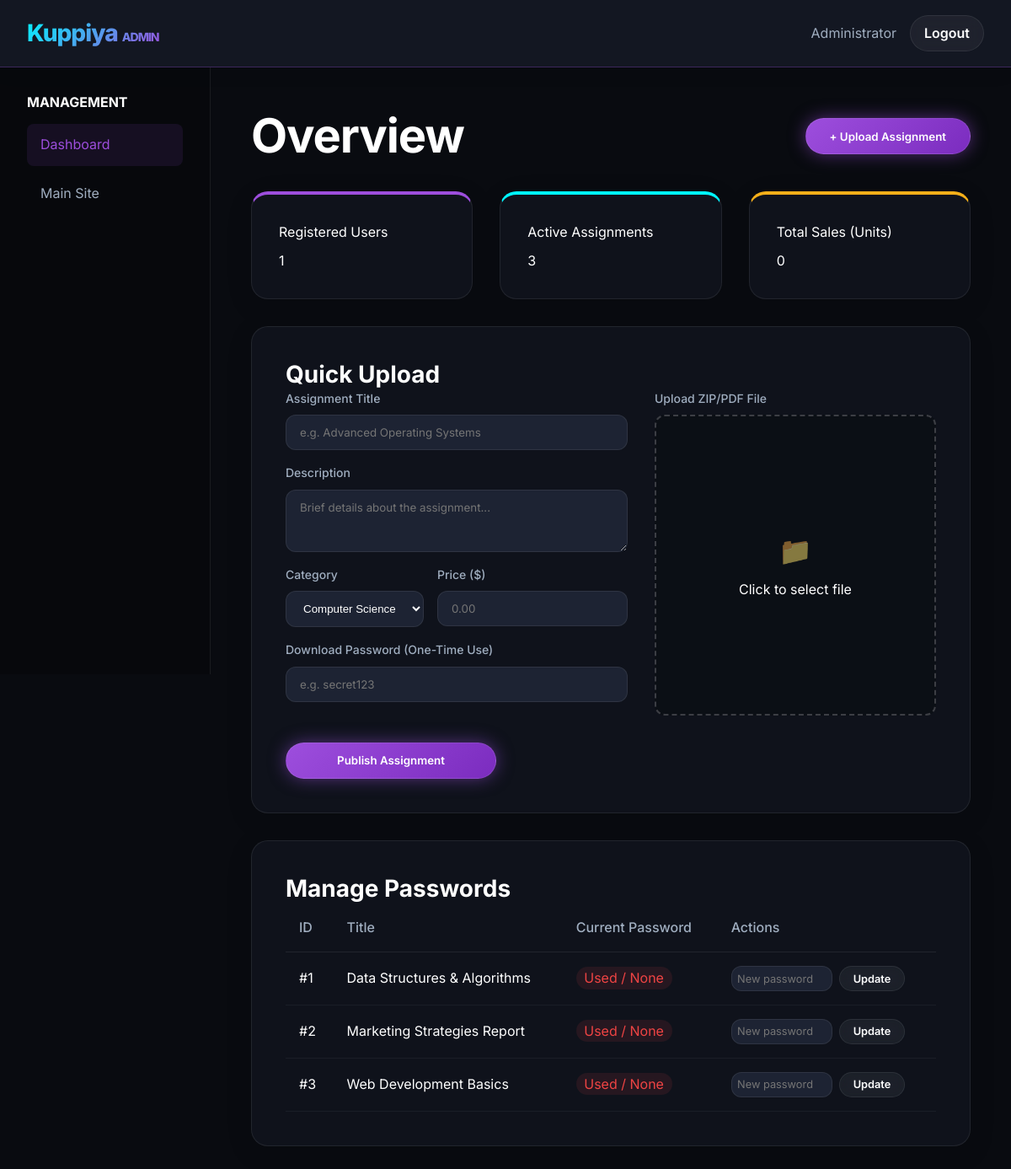
/admin/index.php (signed in), run on the app's committed database.
### tables this page shows
CREATE TABLE IF NOT EXISTS assignments (
    id INT AUTO_INCREMENT PRIMARY KEY,
    title VARCHAR(150) NOT NULL,
    description TEXT,
    category VARCHAR(50),
    price DECIMAL(10, 2) NOT NULL,
    file_path VARCHAR(255) NOT NULL,
    download_password VARCHAR(255) NULL,
    author_id INT,
    created_at TIMESTAMP DEFAULT CURRENT_TIMESTAMP,
    FOREIGN KEY (author_id) REFERENCES users(id) ON DELETE SET NULL
);

### admin/index.php (the view, shortened to what this page needs)
<?php
require_once '../config.php';
$productCount = $pdo->query("SELECT COUNT(*) FROM assignments")->fetchColumn();
$userCount = $pdo->query("SELECT COUNT(*) FROM users")->fetchColumn();
$purchaseCount = $pdo->query("SELECT COUNT(*) FROM purchases")->fetchColumn();
?>
<!DOCTYPE html>
<html lang="en">
<head>
    <link rel="stylesheet" href="../css/index.css">
    <link rel="stylesheet" href="../css/animations.css">
</head>
<body>
    <nav class="navbar scrolled" style="border-bottom: 1px solid var(--border-glow); position: static;">
        <div class="container navbar-content justify-between" style="max-width: 100%;">
            <a href="../index.php" class="logo text-gradient" id="kuppiya-logo">Kuppiya <span style="font-size: 0.5em; color: var(--secondary)">ADMIN</span></a>
            <div class="nav-actions flex gap-4 items-center">
                <span class="text-sm text-muted">Administrator</span>
                <a href="../processes/logout.php" class="btn btn-secondary text-sm" style="padding: 0.5rem 1rem;">Logout</a>
            </div>
        </div>
    </nav>
    <div class="flex animate-slideUp">
        <aside class="admin-sidebar">
            <h4 class="mb-4 text-xs text-subtle font-bold tracking-wider">MANAGEMENT</h4>
            <a href="index.php" class="admin-nav-link active">Dashboard</a>
            <a href="../index.php" class="admin-nav-link">Main Site</a>
        </aside>
        <main style="flex: 1; padding: 3rem;">
            <div class="flex justify-between items-center mb-8">
                <h1 class="text-3xl">Overview</h1>
                <button class="btn btn-primary animate-pulse">+ Upload Assignment</button>
            </div>
            <div class="grid mb-8" style="display: grid; grid-template-columns: repeat(3, 1fr); gap: 2rem;">
                <div class="glass-panel" style="padding: 2rem; border-top: 4px solid var(--primary);">
                    <div class="text-sm text-subtle mb-2">Registered Users</div>
                    <div class="text-4xl font-bold"><?= $userCount ?></div>
                </div>
                <div class="glass-panel" style="padding: 2rem; border-top: 4px solid var(--secondary);">
                    <div class="text-sm text-subtle mb-2">Active Assignments</div>
                    <div class="text-4xl font-bold"><?= $productCount ?></div>
                </div>
                 <div class="glass-panel" style="padding: 2rem; border-top: 4px solid #f5af19;">
                    <div class="text-sm text-subtle mb-2">Total Sales (Units)</div>
                    <div class="text-4xl font-bold"><?= $purchaseCount ?></div>
                </div>
            </div>
            <div class="glass-panel mt-8" style="padding: 2.5rem;">
                <h3 class="mb-6 text-xl">Quick Upload</h3>
                <form action="upload_process.php" method="POST" enctype="multipart/form-data" class="grid" style="display: grid; grid-template-columns: 1fr 1fr; gap: 2rem;">
                    <div>
                        <div class="input-group">
                            <label class="form-label">Assignment Title</label>
                            <input type="text" name="title" class="form-input" placeholder="e.g. Advanced Operating Systems" required>
                        </div>
                        <div class="input-group">
                            <label class="form-label">Description</label>
                            <textarea name="description" class="form-input" rows="3" placeholder="Brief details about the assignment..."></textarea>
                        </div>
                        <div class="flex gap-4">
                            <div class="input-group w-full">
                                <label class="form-label">Category</label>
                                <select name="category" class="form-input" required>
                                    <option value="Computer Science">Computer Science</option>
                                </select>
                            </div>
                            <div class="input-group w-full">
                                <label class="form-label">Price ($)</label>
                                <input type="number" name="price" class="form-input" placeholder="0.00" step="0.01" required>
                            </div>
                        </div>
                        <div class="input-group">
                            <label class="form-label">Download Password (One-Time Use)</label>
                            <input type="text" name="download_password" class="form-input" placeholder="e.g. secret123" required>
                        </div>
                    </div>
                    <div>
                        <div class="input-group h-full">
                            <label class="form-label">Upload ZIP/PDF File</label>
                            <div class="form-input" style="height: 100%; min-height: 150px; display: flex; flex-direction: column; align-items: center; justify-content: center; border: 2px dashed rgba(255,255,255,0.2); background: rgba(0,0,0,0.2); position: relative;">
                                <span style="font-size: 2rem; opacity: 0.5;">📁</span>
                                <span class="text-sm text-subtle mt-2" id="file-name-display">Click to select file</span>
                            </div>
                        </div>
                    </div>
                    <div style="grid-column: span 2;">
                        <button class="btn btn-primary" type="submit" style="width: 250px;">Publish Assignment</button>
                    </div>
                </form>
            </div>
            <div class="glass-panel mt-8" style="padding: 2.5rem;">
                <h3 class="mb-6 text-xl">Manage Passwords</h3>
                <div style="overflow-x: auto;">
                    <table style="width: 100%; text-align: left; border-collapse: collapse;">
                        <thead>
                            <tr style="border-bottom: 1px solid var(--border);">
                                <th style="padding: 1rem; color: var(--text-muted); font-weight: 500;">ID</th>
                                <th style="padding: 1rem; color: var(--text-muted); font-weight: 500;">Title</th>
                                <th style="padding: 1rem; color: var(--text-muted); font-weight: 500;">Current Password</th>
                                <th style="padding: 1rem; color: var(--text-muted); font-weight: 500;">Actions</th>
                            </tr>
                        </thead>
                        <tbody>
                            <?php
                            $stmt = $pdo->query("SELECT id, title, download_password FROM assignments ORDER BY created_at DESC");
                            while ($row = $stmt->fetch()):
                            ?>
                            <tr style="border-bottom: 1px solid rgba(255,255,255,0.05);">
                                <td style="padding: 1rem;">#<?= $row['id'] ?></td>
                                <td style="padding: 1rem;"><?= htmlspecialchars($row['title']) ?></td>
                                <td style="padding: 1rem;">
                                    <?php if (empty($row['download_password'])): ?>
                                        <span class="text-xs" style="color: #ef4444; background: rgba(239,68,68,0.1); padding: 0.2rem 0.6rem; border-radius: 99px;">Used / None</span>
                                    <?php else: ?>
                                        <span class="text-xs" style="color: #22c55e; background: rgba(34,197,94,0.1); padding: 0.2rem 0.6rem; border-radius: 99px;"><?= htmlspecialchars($row['download_password']) ?></span>
                                    <?php endif; ?>
                                </td>
                                <td style="padding: 1rem;">
                                    <form action="update_password.php" method="POST" class="flex gap-2">
                                        <input type="text" name="new_password" class="form-input" style="padding: 0.4rem; font-size: 0.8rem; width: 120px;" placeholder="New password" required>
                                        <button type="submit" class="btn btn-secondary" style="padding: 0.4rem 1rem; font-size: 0.8rem;">Update</button>
                                    </form>
                                </td>
                            </tr>
                            <?php endwhile; ?>
                        </tbody>
                    </table>
                </div>
            </div>
        </main>
    </div>
</body>
</html>

### css/index.css (style rules this page uses)
:root { --bg-dark: #090B10; --bg-surface: #131722; --bg-surface-elevated: #1D2333; --bg-glass: rgba(19, 23, 34, 0.65); --primary: #9d4edd; --primary-hover: #7b2cbf; --primary-glow: rgba(157, 78, 221, 0.5); --secondary: #00f5ff; --secondary-glow: rgba(0, 245, 255, 0.4); --text-main: #ffffff; --text-muted: #a0aec0; --text-subtle: #718096; --border: rgba(255, 255, 255, 0.08); --border-glow: rgba(157, 78, 221, 0.3); --space-xs: 0.25rem; --space-sm: 0.5rem; --space-md: 1rem; --space-lg: 1.5rem; --space-xl: 2rem; --space-2xl: 3rem; --radius-sm: 6px; --radius-md: 12px; --radius-lg: 20px; --radius-full: 9999px; --transition-fast: 0.15s ease; --transition-normal: 0.3s ease; }
* { box-sizing: border-box; margin: 0; padding: 0; }
body { font-family: 'Inter', system-ui, -apple-system, sans-serif; background-color: var(--bg-dark); color: var(--text-main); line-height: 1.6; overflow-x: hidden; -webkit-font-smoothing: antialiased; }
a { color: inherit; text-decoration: none; }
input, button, textarea { font-family: inherit; outline: none; border: none; }
.container { width: 100%; max-width: 1280px; margin: 0 auto; padding: 0 var(--space-xl); }
.glass-panel { background: var(--bg-glass); backdrop-filter: blur(16px); -webkit-backdrop-filter: blur(16px); border: 1px solid var(--border); border-radius: var(--radius-lg); box-shadow: 0 8px 32px 0 rgba(0, 0, 0, 0.1); }
h1, h2, h3, h4, h5, h6 { font-weight: 700; line-height: 1.2; }
h1 { font-size: 3.5rem; letter-spacing: -0.02em; }
h3 { font-size: 1.75rem; }
.text-gradient { background: linear-gradient(135deg, var(--secondary), var(--primary)); -webkit-background-clip: text; -webkit-text-fill-color: transparent; background-clip: text; color: transparent; }
.text-muted { color: var(--text-muted); }
.btn { display: inline-flex; align-items: center; justify-content: center; padding: 0.8rem 1.75rem; border-radius: var(--radius-full); font-weight: 600; cursor: pointer; transition: all var(--transition-normal); gap: 0.5rem; }
.btn-primary { background: linear-gradient(135deg, var(--primary), var(--primary-hover)); color: white; box-shadow: 0 0 20px var(--primary-glow); position: relative; overflow: hidden; border: 1px solid rgba(255, 255, 255, 0.1); }
.btn-primary::before { content: ''; position: absolute; top: 0; left: -100%; width: 100%; height: 100%; background: linear-gradient(90deg, transparent, rgba(255,255,255,0.2), transparent); transition: all 0.5s ease; }
.btn-secondary { background: rgba(255, 255, 255, 0.05); backdrop-filter: blur(8px); border: 1px solid var(--border); color: var(--text-main); }
.navbar { position: fixed; top: 0; left: 0; right: 0; height: 80px; z-index: 100; transition: all var(--transition-normal); }
.navbar.scrolled { background: var(--bg-surface); backdrop-filter: blur(20px); border-bottom: 1px solid var(--border); box-shadow: 0 4px 20px rgba(0,0,0,0.1); }
.navbar-content { display: flex; justify-content: space-between; align-items: center; height: 100%; }
.logo { font-size: 1.75rem; font-weight: 800; letter-spacing: -1px; }
.input-group { margin-bottom: var(--space-md); display: flex; flex-direction: column; gap: 0.5rem; }
.form-label { font-size: 0.875rem; font-weight: 500; color: var(--text-muted); }
.form-input { background: var(--bg-surface-elevated); border: 1px solid var(--border); padding: 0.75rem 1rem; border-radius: var(--radius-md); color: var(--text-main); transition: all var(--transition-fast); }
.flex { display: flex; }
.items-center { align-items: center; }
.justify-between { justify-content: space-between; }
.gap-2 { gap: 0.5rem; }
.gap-4 { gap: 1rem; }
.w-full { width: 100%; }
.h-full { height: 100%; }
.mt-2 { margin-top: 0.5rem; }
.mt-8 { margin-top: 2rem; }
.mb-2 { margin-bottom: 0.5rem; }
.mb-4 { margin-bottom: 1rem; }
.mb-8 { margin-bottom: 2rem; }

### css/animations.css (style rules this page uses)
.animate-slideUp { animation: slideUp 0.8s cubic-bezier(0.16, 1, 0.3, 1) forwards; opacity: 0; }
.animate-pulse { animation: pulseGlow 2s infinite; }

### admin/index.php (style rules this page uses)
.admin-sidebar { width: 250px; border-right: 1px solid var(--border); height: calc(100vh - 80px); position: sticky; top: 0; padding: 2rem; background: rgba(0,0,0,0.2); }
.admin-nav-link { display: block; padding: 0.75rem 1rem; border-radius: 8px; margin-bottom: 0.5rem; color: var(--text-muted); transition: all 0.2s; }
.admin-nav-link:hover, .admin-nav-link.active { background: rgba(157, 78, 221, 0.1); color: var(--primary); }

### data on the page
assignments: id "1", title "Data Structures & Algorithms", shows "Used / None"
assignments: id "2", title "Marketing Strategies Report", shows "Used / None"
assignments: id "3", title "Web Development Basics", shows "Used / None"

### other printed values
$userCount "1"
$productCount "3"
$purchaseCount "0"
